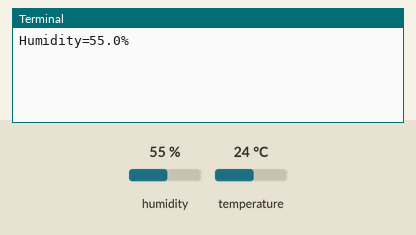
Simulated run of this program. Board: Raspberry Pi (BCM pin numbers). Parts: the last lines printed to the terminal. The test bench sets the inputs (shaded band); at power-on: humidity 55 %, temperature 24 °C.

Above: at 1.2 s.
1.3 s: humidity set to 22 %
At 2.7 s:
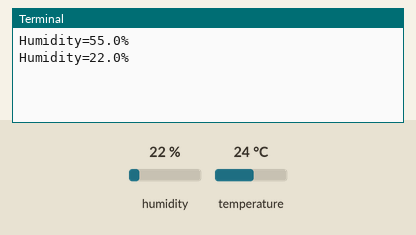
3.4 s: humidity set to 40 %
At 4.8 s:
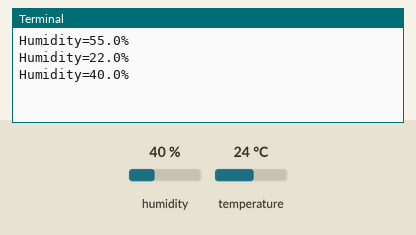
Timing chart, 0 to 6.4 s (numbered marks = the images above; inputs shaded):
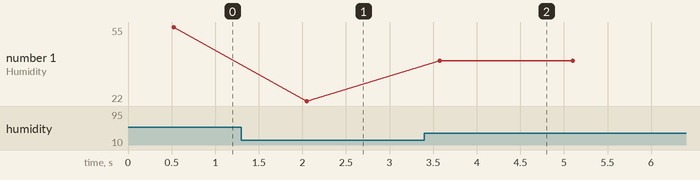

The program:

humidity.py
```python
import Adafruit_DHT
import time

# DHT11 센서 객체를 선언한다
sensor = Adafruit_DHT.DHT11

# DHT11 센서와 연결된 핀을 정의한다
pin = 27

if __name__ == "__main__":
# 무한 반복하여 센서의 정보를 1초에 한번씩 출력한다
    while(True):
        # 습도 데이터를 센서로부터 가져온다
        sensorValue = Adafruit_DHT.read(sensor, pin)
        humidity = sensorValue[0]

        # 만약 습도 데이터가 None 값이 아니라면 값을 출력한다
        if humidity is not None:
            print('Humidity={}%'.format(humidity))
        else:
            print('Failed to get reading. Try again!')

        # 1초간 대기한다
        time.sleep(1.0)
```

Measured:
- after the input at 1.3 s, the terminal: prints a new line after 0.75 s (image 1)
- after the input at 3.4 s, the terminal: prints a new line after 0.18 s (image 2)
- plotted number 1: 55 → 22 after the input at 1.3 s, 22 → 40 after the input at 3.4 s
